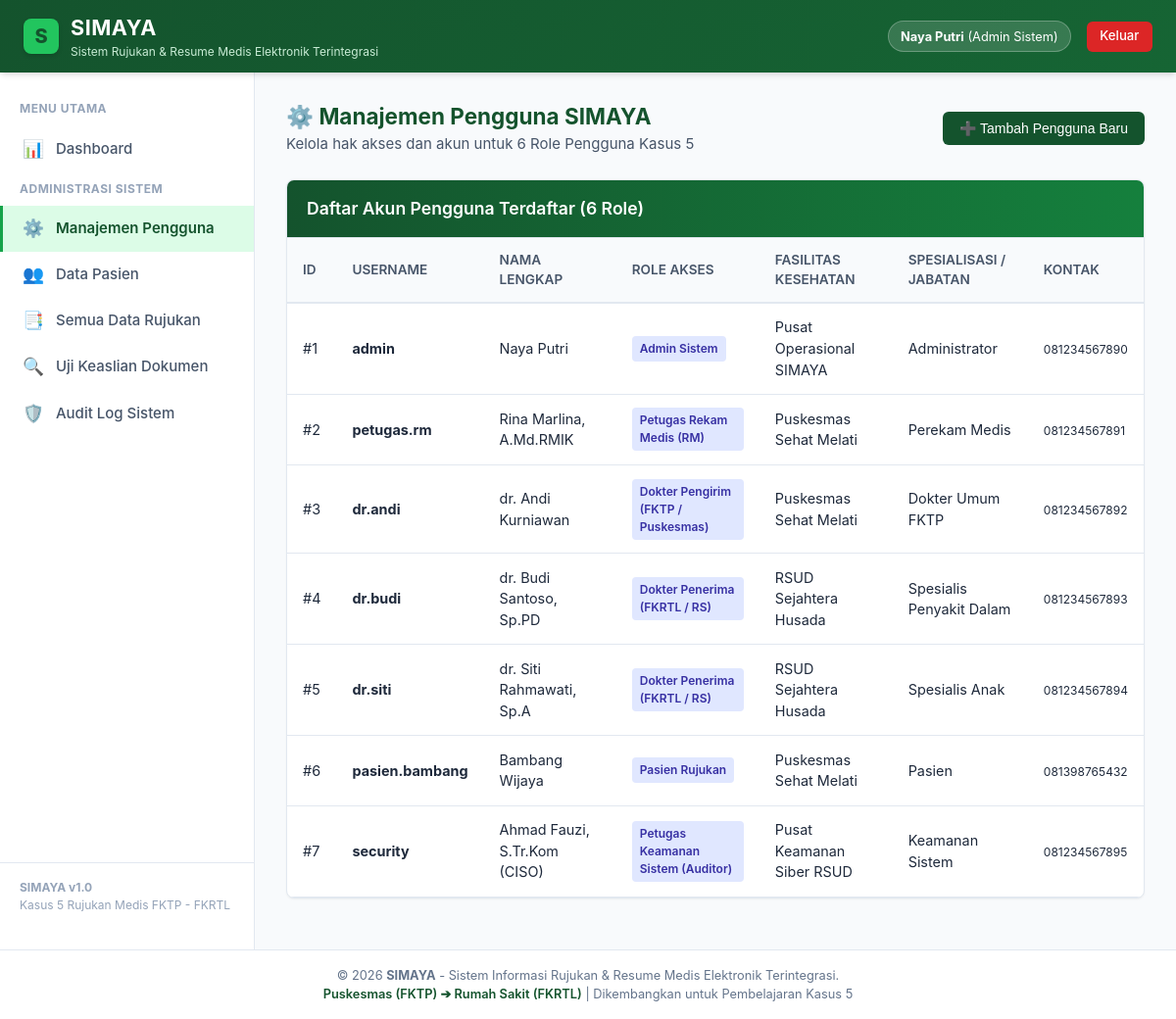
The app's page /api/manajemen_user.php (signed in), older data.
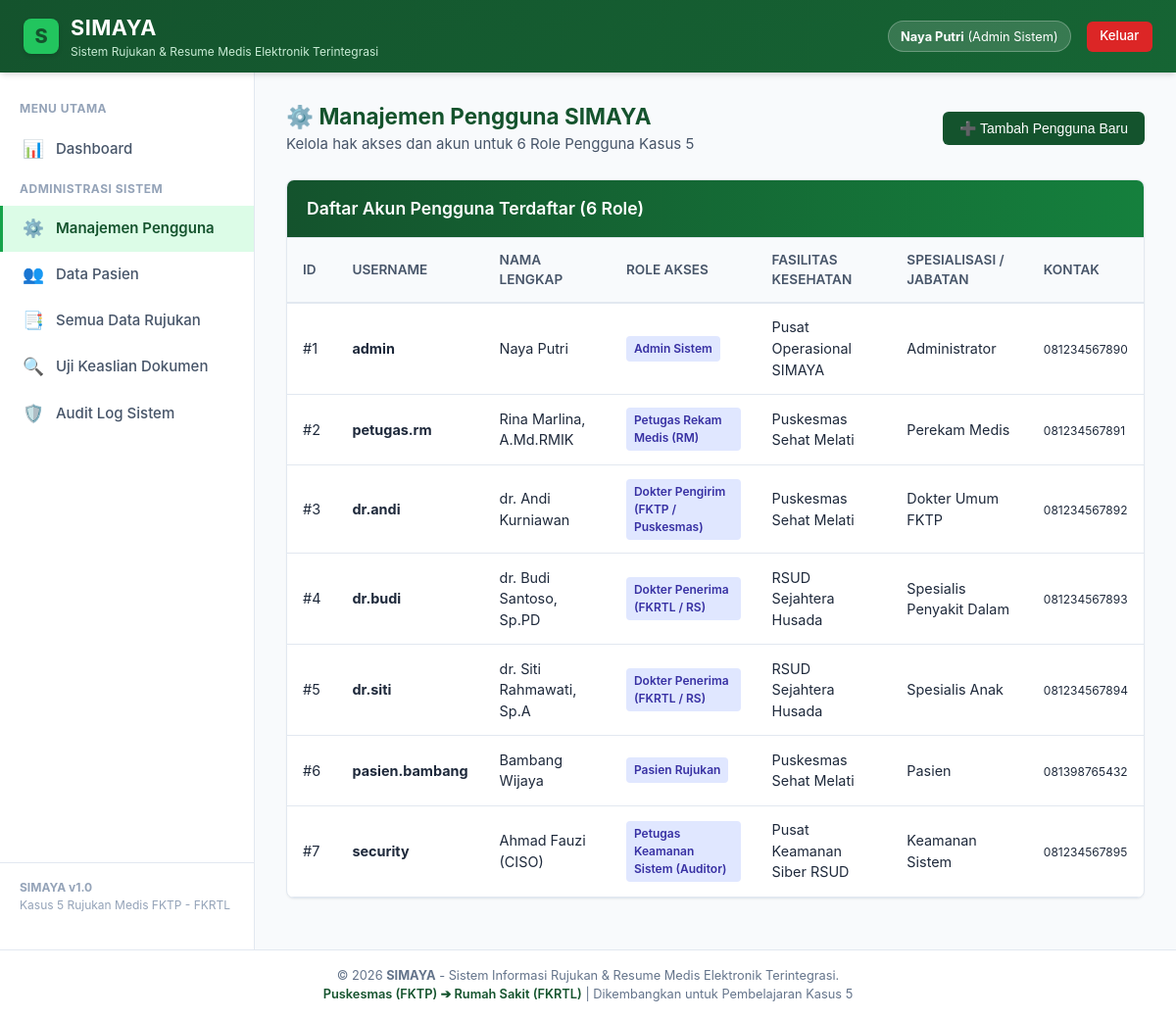
The same page, newer data.
### tables this page shows
CREATE TABLE users (
        id INTEGER PRIMARY KEY AUTOINCREMENT,
        username TEXT UNIQUE NOT NULL,
        password TEXT NOT NULL,
        nama_lengkap TEXT NOT NULL,
        role TEXT NOT NULL, -- admin, petugas_rm, dokter_pengirim, dokter_penerima, pasien, security
        faskes_asal TEXT NOT NULL,
        spesialisasi TEXT DEFAULT '-',
        nik TEXT DEFAULT '-',
        no_hp TEXT DEFAULT '-',
        created_at DATETIME DEFAULT CURRENT_TIMESTAMP
    );

### api/config/auth.php (called while the page is built, shortened)
<?php
function getRoleName($role)
{
    $roles = [
        'admin' => 'Admin Sistem',
        'petugas_rm' => 'Petugas Rekam Medis (RM)',
        'dokter_pengirim' => 'Dokter Pengirim (FKTP / Puskesmas)',
        'dokter_penerima' => 'Dokter Penerima (FKRTL / RS)',
        'pasien' => 'Pasien Rujukan',
        'security' => 'Petugas Keamanan Sistem (Auditor)'
    ];
    return $roles[$role] ?? ucfirst($role);
}

### api/manajemen_user.php (the view, shortened to what this page needs)
<?php
$pdo = require_once __DIR__ . '/config/database.php';
require_once __DIR__ . '/config/auth.php';
$users_list = $pdo->query("SELECT * FROM users ORDER BY id ASC")->fetchAll();
include __DIR__ . '/includes/header.php';
?>
<div style="display: flex; justify-content: space-between; align-items: center; margin-bottom: 1.5rem; flex-wrap: wrap; gap: 1rem;">
    <div>
        <h2 style="color: var(--hijau-tua); margin: 0;">⚙️ Manajemen Pengguna SIMAYA</h2>
        <p style="color: var(--abu-text); margin: 0;">Kelola hak akses dan akun untuk 6 Role Pengguna Kasus 5</p>
    </div>
    <button type="button" class="btn btn-primary" onclick="document.getElementById('formUser').style.display = document.getElementById('formUser').style.display === 'none' ? 'block' : 'none'">
        ➕ Tambah Pengguna Baru
    </button>
</div>
<div class="card">
    <div class="card-header header-green">
        <h3 class="card-title">Daftar Akun Pengguna Terdaftar (6 Role)</h3>
    </div>
    <div class="card-body" style="padding: 0;">
        <div class="table-responsive">
            <table class="simaya-table">
                <thead>
                    <tr>
                        <th>ID</th>
                        <th>Username</th>
                        <th>Nama Lengkap</th>
                        <th>Role Akses</th>
                        <th>Fasilitas Kesehatan</th>
                        <th>Spesialisasi / Jabatan</th>
                        <th>Kontak</th>
                    </tr>
                </thead>
                <tbody>
                    <?php foreach ($users_list as $u): ?>
                        <tr>
                            <td>#<?= $u['id'] ?></td>
                            <td><strong><?= htmlspecialchars($u['username']) ?></strong></td>
                            <td><?= htmlspecialchars($u['nama_lengkap']) ?></td>
                            <td>
                                <span class="badge badge-info"><?= htmlspecialchars(getRoleName($u['role'])) ?></span>
                            </td>
                            <td><?= htmlspecialchars($u['faskes_asal']) ?></td>
                            <td><?= htmlspecialchars($u['spesialisasi']) ?></td>
                            <td><small><?= htmlspecialchars($u['no_hp']) ?></small></td>
                        </tr>
                    <?php endforeach; ?>
                </tbody>
            </table>
        </div>
    </div>
</div>
<?php include __DIR__ . '/includes/footer.php'; ?>

### api/includes/header.php (shortened to what this page needs)
<?php
$user = $_SESSION['user'] ?? null;
?>
<!DOCTYPE html>
<html lang="id">
<head>
    <link rel="stylesheet" href="/assets/css/simaya.css">
</head>
<body>
<nav class="simaya-navbar">
    <div class="brand-wrapper">
        <div class="brand-logo-icon">S</div>
        <div class="brand-text">
            <h1>SIMAYA</h1>
            <p>Sistem Rujukan & Resume Medis Elektronik Terintegrasi</p>
        </div>
    </div>
    <div class="navbar-user">
        <?php if ($user): ?>
            <div class="user-badge">
                <strong><?= htmlspecialchars($user['nama_lengkap']) ?></strong>
                <span>(<?= htmlspecialchars(getRoleName($user['role'])) ?>)</span>
            </div>
            <a href="logout.php" class="btn-logout" onclick="return confirm('Apakah Anda yakin ingin keluar?')">Keluar</a>
        <?php endif; ?>
    </div>
</nav>
<div class="simaya-layout">
    <?php if ($user): ?>
        <?php include __DIR__ . '/sidebar.php'; ?>
    <?php endif; ?>
    <main class="simaya-content">

### api/includes/sidebar.php (shortened to what this page needs)
<?php
$current_page = basename($_SERVER['PHP_SELF']);
$role = $_SESSION['user']['role'] ?? '';
?>
<aside class="simaya-sidebar">
    <div class="sidebar-heading">Menu Utama</div>
    <ul class="sidebar-menu">
        <li class="<?= $current_page === 'dashboard.php' ? 'active' : '' ?>">
            <a href="dashboard.php">
                <span class="menu-icon">📊</span>
                <span>Dashboard</span>
            </a>
        </li>
    </ul>
    <?php if ($role === 'admin'): ?>
        <div class="sidebar-heading">Administrasi Sistem</div>
        <ul class="sidebar-menu">
            <li class="<?= $current_page === 'manajemen_user.php' ? 'active' : '' ?>">
                <a href="manajemen_user.php">
                    <span class="menu-icon">⚙️</span>
                    <span>Manajemen Pengguna</span>
                </a>
            </li>
            <li class="<?= $current_page === 'pasien_daftar.php' ? 'active' : '' ?>">
                <a href="pasien_daftar.php">
                    <span class="menu-icon">👥</span>
                    <span>Data Pasien</span>
                </a>
            </li>
            <li class="<?= $current_page === 'rujukan_daftar.php' ? 'active' : '' ?>">
                <a href="rujukan_daftar.php">
                    <span class="menu-icon">📑</span>
                    <span>Semua Data Rujukan</span>
                </a>
            </li>
            <li class="<?= $current_page === 'verifikasi_rujukan.php' ? 'active' : '' ?>">
                <a href="verifikasi_rujukan.php">
                    <span class="menu-icon">🔍</span>
                    <span>Uji Keaslian Dokumen</span>
                </a>
            </li>
            <li class="<?= $current_page === 'audit_log.php' ? 'active' : '' ?>">
                <a href="audit_log.php">
                    <span class="menu-icon">🛡️</span>
                    <span>Audit Log Sistem</span>
                </a>
            </li>
        </ul>
    <?php endif; ?>
    <div style="margin-top: auto; padding: 1rem 1.25rem; font-size: 0.75rem; color: #94A3B8; border-top: 1px solid var(--abu-border);">
        <strong>SIMAYA v1.0</strong><br>
        Kasus 5 Rujukan Medis FKTP - FKRTL
    </div>
</aside>

### api/includes/footer.php (shortened to what this page needs)
    </main>
</div>
<footer style="text-align: center; padding: 1rem; font-size: 0.8rem; color: #64748B; background: #FFFFFF; border-top: 1px solid var(--abu-border);">
    &copy; <?= date('Y') ?> <strong>SIMAYA</strong> - Sistem Informasi Rujukan & Resume Medis Elektronik Terintegrasi.
    <br><span style="color: var(--hijau-tua); font-weight: 600;">Puskesmas (FKTP) ➔ Rumah Sakit (FKRTL)</span> | Dikembangkan untuk Pembelajaran Kasus 5
</footer>
</body>
</html>

### assets/css/simaya.css (style rules this page uses)
:root { --hijau-tua: #14532D; --hijau-tua-hover: #0f3e22; --hijau-sedang: #16A34A; --hijau-muda: #22C55E; --hijau-pastel: #DCFCE7; --hijau-border: #BBF7D0; --putih: #FFFFFF; --abu-bg: #F8FAFC; --abu-text: #475569; --abu-border: #E2E8F0; --merah: #EF4444; --kuning: #F59E0B; --biru: #3B82F6; --shadow-sm: 0 1px 2px 0 rgb(0 0 0 / 0.05); --shadow-md: 0 4px 6px -1px rgb(0 0 0 / 0.1), 0 2px 4px -2px rgb(0 0 0 / 0.1); --radius: 8px; }
* { box-sizing: border-box; margin: 0; padding: 0; }
body { font-family: -apple-system, BlinkMacSystemFont, "Segoe UI", Roboto, "Helvetica Neue", Arial, sans-serif; background-color: var(--abu-bg); color: #1E293B; line-height: 1.5; font-size: 15px; }
a { color: var(--hijau-tua); text-decoration: none; }
.simaya-navbar { background: linear-gradient(135deg, var(--hijau-tua) 0%, #166534 100%); color: var(--putih); padding: 0.75rem 1.5rem; display: flex; justify-content: space-between; align-items: center; box-shadow: var(--shadow-md); position: sticky; top: 0; z-index: 100; }
.brand-wrapper { display: flex; align-items: center; gap: 0.75rem; }
.brand-logo-icon { width: 36px; height: 36px; background: var(--hijau-muda); color: var(--hijau-tua); border-radius: 8px; display: flex; align-items: center; justify-content: center; font-weight: 800; font-size: 1.25rem; box-shadow: 0 2px 4px rgba(0,0,0,0.15); }
.brand-text h1 { font-size: 1.35rem; font-weight: 700; letter-spacing: 0.5px; margin: 0; color: var(--putih); }
.brand-text p { font-size: 0.75rem; opacity: 0.9; color: var(--hijau-pastel); }
.navbar-user { display: flex; align-items: center; gap: 1rem; }
.user-badge { background: rgba(255, 255, 255, 0.15); padding: 0.35rem 0.75rem; border-radius: 20px; font-size: 0.8rem; border: 1px solid rgba(255, 255, 255, 0.25); color: var(--putih); }
.btn-logout { background: #DC2626; color: white; padding: 0.35rem 0.85rem; border-radius: 6px; font-size: 0.825rem; border: none; cursor: pointer; font-weight: 500; transition: background 0.2s; }
.simaya-layout { display: flex; min-height: calc(100vh - 65px); }
.simaya-sidebar { width: 260px; background: var(--putih); border-right: 1px solid var(--abu-border); padding: 1.25rem 0; display: flex; flex-direction: column; }
.sidebar-heading { padding: 0.5rem 1.25rem; font-size: 0.75rem; font-weight: 700; text-transform: uppercase; color: #94A3B8; letter-spacing: 0.5px; }
.sidebar-menu { list-style: none; padding: 0; margin: 0; }
.sidebar-menu li a { display: flex; align-items: center; gap: 0.75rem; padding: 0.65rem 1.25rem; color: var(--abu-text); font-weight: 500; border-left: 3px solid transparent; transition: all 0.2s ease; }
.sidebar-menu li.active a { background-color: var(--hijau-pastel); color: var(--hijau-tua); font-weight: 600; border-left-color: var(--hijau-sedang); }
.menu-icon { font-size: 1.1rem; }
.simaya-content { flex: 1; padding: 1.75rem 2rem; overflow-y: auto; }
.card { background: var(--putih); border-radius: var(--radius); border: 1px solid var(--abu-border); box-shadow: var(--shadow-sm); margin-bottom: 1.5rem; overflow: hidden; }
.card-header { background: var(--putih); border-bottom: 1px solid var(--abu-border); padding: 1rem 1.25rem; display: flex; justify-content: space-between; align-items: center; }
.card-header.header-green { background: linear-gradient(to right, var(--hijau-tua), #15803D); color: var(--putih); }
.card-title { font-size: 1.1rem; font-weight: 600; margin: 0; }
.card-body { padding: 1.25rem; }
.btn { display: inline-flex; align-items: center; gap: 0.5rem; padding: 0.5rem 1rem; font-size: 0.875rem; font-weight: 500; border-radius: 6px; border: 1px solid transparent; cursor: pointer; transition: all 0.2s ease; text-decoration: none; }
.btn-primary { background-color: var(--hijau-tua); color: var(--putih); }
.badge { display: inline-block; padding: 0.25rem 0.5rem; font-size: 0.75rem; font-weight: 600; border-radius: 4px; }
.badge-info { background: #E0E7FF; color: #3730A3; }
.table-responsive { width: 100%; overflow-x: auto; }
.simaya-table { width: 100%; border-collapse: collapse; text-align: left; }
.simaya-table th { background-color: #F8FAFC; color: #475569; font-weight: 600; padding: 0.75rem 1rem; border-bottom: 2px solid var(--abu-border); font-size: 0.85rem; text-transform: uppercase; }
.simaya-table td { padding: 0.85rem 1rem; border-bottom: 1px solid var(--abu-border); font-size: 0.9rem; vertical-align: middle; }

Row changes from the older to the newer data that the page shows:
changed users "security": nama_lengkap "Ahmad Fauzi, S.Tr.Kom (CISO)" → "Ahmad Fauzi (CISO)"
